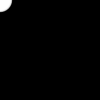
Frame 1 (no input)
Frame 60 (the mouse pressed at the canvas centre just before this capture): identical to frame 1, image omitted
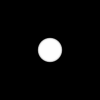
Frame 120 (the mouse held since frame 60 and released just before this capture)

The Processing sketch that drew these frames (run headless with seeded random() and noise(); from frame 60 on, the mouse is pressed at the canvas centre):

// Processing sketch: day_17_003
// ── day_17_003.pde
int num = 50;
int[] x = new int[num];
int[] y = new int[num];


void setup() {
  size(100,100);
  noStroke();
  fill(255, 102);
}

void draw() {
  background(0);
  // Shift the values to the right
  for (int i = num-1; i > 0; i--) {
    x[i] = x[i-1];
    y[i] = y[i-1];
  }
  // Add the new values to the beginning of the array
  x[0] = mouseX;
  y[0] = mouseY;
  // draw the circles
  for (int i = 0; i < num; i++) {
    ellipse(x[i], y[i], i/2.0, i/2.0);
  }
}
